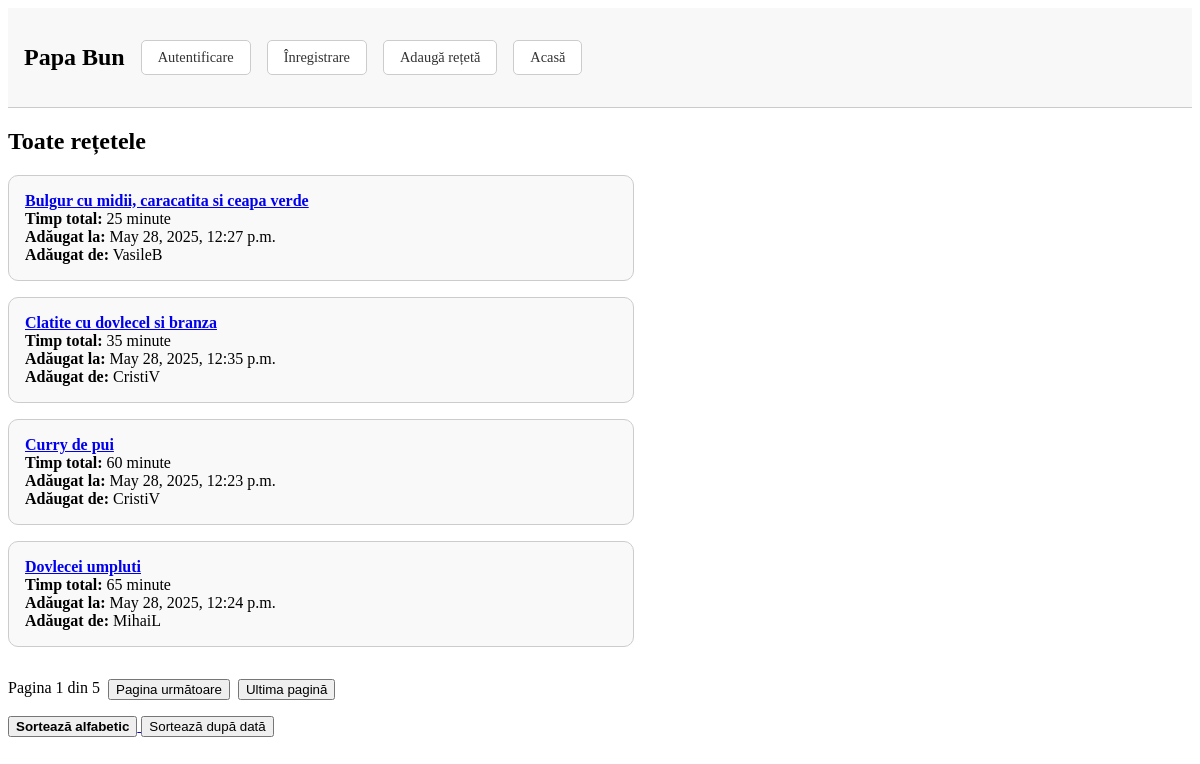
The page / on the database its author committed.
### recipes/models.py (models this page shows, shortened)
class Recipe(models.Model):
    title = models.CharField(max_length=200)
    description = models.TextField(null=True)
    addition_date = models.DateTimeField(auto_now_add=True, null=True)
    prep_time = models.IntegerField(null=True, blank=True)
    cooking_time = models.IntegerField(null=True, blank=True)
    user = models.ForeignKey(User, on_delete=models.CASCADE, related_name='recipes', null=True)
    def total_time(self):
        prep = self.prep_time if self.prep_time is not None else 0
        cook = self.cooking_time if self.cooking_time is not None else 0
        return prep + cook

### recipes/views.py (the view)
# urls.py: path('', views.recipe_list, name='recipe_list'),
def recipe_list(request):
    sort_by = request.GET.get('sort', 'title')
    if sort_by == 'added':
        recipes = Recipe.objects.order_by('-addition_date')
    else:
        recipes = Recipe.objects.order_by('title')
    paginator = Paginator(recipes, 4 )
    page_number = request.GET.get('page')
    page_obj = paginator.get_page(page_number)
    return render(request, 'recipes/recipe_list.html', {
        'page_obj': page_obj,
        'sort_by': sort_by
    })

### recipes/templates/recipes/recipe_list.html (shortened to what this page needs)
{% extends 'base.html' %}
{% block content %}
<h2>Toate rețetele</h2>
<div style="width: 50%; padding: 0; display: flex; flex-direction: column; gap: 1rem;">
{% for recipe in page_obj %}
  <div style="width: 100%; padding: 1rem; border: 1px solid #ccc; border-radius: 10px; background-color: #f9f9f9;">
    <div> <strong><a href="{% url 'recipe_detail' recipe.id %}">{{ recipe.title }}</a></strong> </div>
    <div> <strong>Timp total:</strong> {{ recipe.total_time }} minute </div>
    <div> <strong>Adăugat la:</strong> {{ recipe.addition_date }} </div>
    <div> <strong>Adăugat de:</strong> {{ recipe.user.username }} </div>
  </div>
{% endfor %}
<div class="pagination" style="margin-top: 1em; display: flex; gap: 0.5rem; flex-wrap: wrap;">
  <span>Pagina {{ page_obj.number }} din {{ page_obj.paginator.num_pages }}</span>
  {% if page_obj.has_next %}
    <form action="" method="get" style="display:inline;">
      <button type="submit">Pagina următoare</button>
    </form>
    <form action="" method="get" style="display:inline;">
      <button type="submit">Ultima pagină</button>
    </form>
  {% endif %}
</div>
<div style="margin-bottom: 1em;">
  <a href="?sort=title">
      <button {% if sort_by == 'title' %}style="font-weight:bold;"{% endif %}>
      Sortează alfabetic
      </button>
  </a>
  <a href="?sort=added">
      <button {% if sort_by == 'added' %}style="font-weight:bold;"{% endif %}>
        Sortează după dată
      </button>
  </a>
</div>
</div>
{% endblock %}

### recipes/templates/base.html (shortened to what this page needs)
<!DOCTYPE html>
<html>
<head>
</head>
<body>
<nav>
    <div>
        <h1><strong>Papa Bun</strong></h1>
    </div>
    {% if user.is_authenticated %}
        <strong>Salut, {{ user.username }}</strong>
        <form method="post" action="{% url 'logout' %}">
            {% csrf_token %}
            <button type="submit" class="nav-button">Logout</button>
        </form>
        <a href="{% url 'my_recipes' %}" class="nav-button">Rețetele mele</a>
    {% else %}
        <a href="{% url 'login' %}" class="nav-button">Autentificare</a>
        <a href="{% url 'register' %}" class="nav-button">Înregistrare</a>
    {% endif %}
    <a href="{% url 'recipe_add' %}" class="nav-button">Adaugă rețetă</a>
    <a href="{% url 'recipe_list' %}" class="nav-button">Acasă</a>
</nav>
{% block content %}
{% endblock %}
</body>
</html>

### recipes/templates/base.html (style rules this page uses)
nav { display: flex; align-items: center; gap: 1rem; padding: 1rem; background-color: #f8f8f8; border-bottom: 1px solid #ccc; }
nav h1 { margin-right: auto; }
.nav-button { text-decoration: none; padding: 0.5rem 1rem; border: 1px solid #ccc; border-radius: 5px; background-color: #ffffff; color: #333; cursor: pointer; font-size: 0.9rem; }
form { display: inline; }

### rows shown on the page
Recipe: title "Bulgur cu midii, caracatita si ceapa verde", total_time "25", addition_date "May 28, 2025, 12:27 p.m.", user.username "VasileB"
Recipe: title "Clatite cu dovlecel si branza", total_time "35", addition_date "May 28, 2025, 12:35 p.m.", user.username "CristiV"
Recipe: title "Curry de pui", total_time "60", addition_date "May 28, 2025, 12:23 p.m.", user.username "CristiV"
Recipe: title "Dovlecei umpluti", total_time "65", addition_date "May 28, 2025, 12:24 p.m.", user.username "MihaiL"

### other values the page prints
{{ page_obj.number }} "1"
{{ page_obj.paginator.num_pages }} "5"
